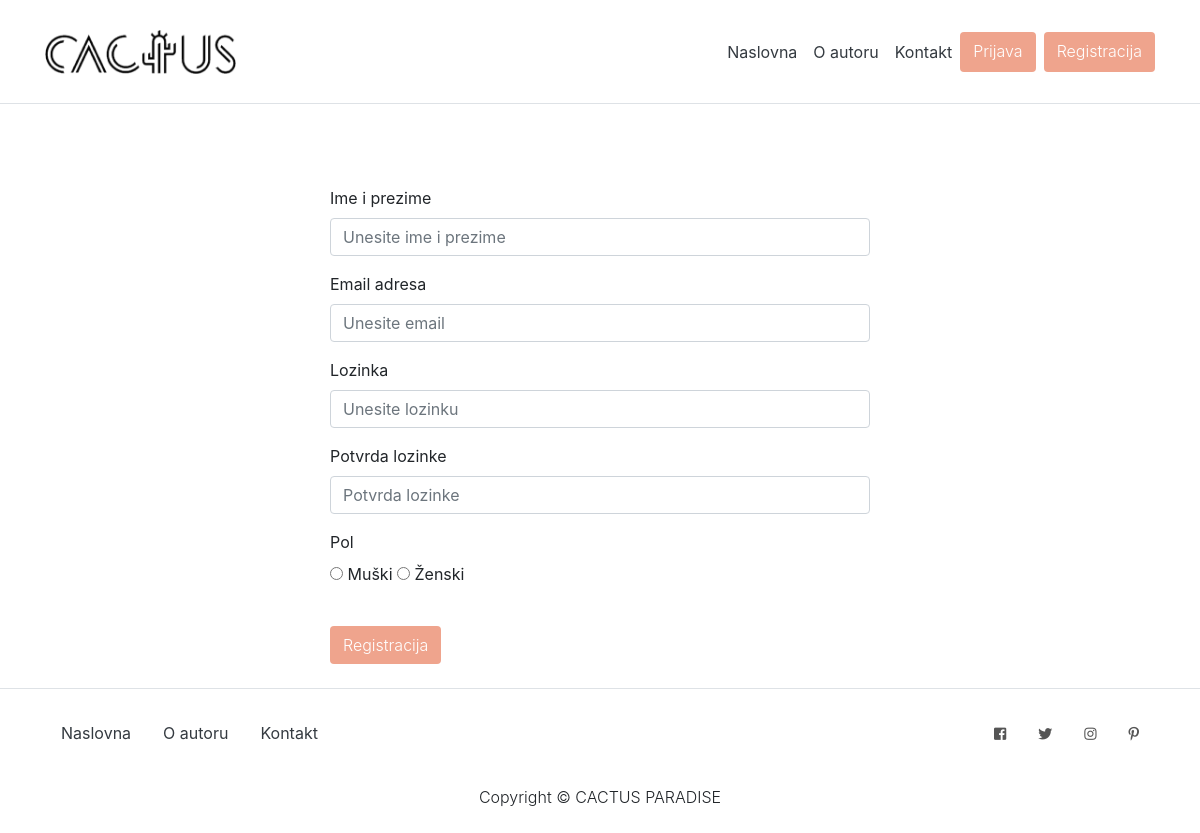
The app's page /index.php?page=register with its own data.
### tables this page shows
CREATE TABLE `menu` (
  `menuID` int(11) NOT NULL,
  `name` varchar(50) NOT NULL
);

CREATE TABLE `gender` (
  `genderID` int(11) NOT NULL,
  `gender` varchar(10) NOT NULL
);

CREATE TABLE `socialnetwork` (
  `socialNetworkID` int(11) NOT NULL,
  `href` varchar(50) NOT NULL,
  `icon` varchar(50) NOT NULL
);

### modules/functions.php (called while the page is built, shortened)
<?php
function getAllFromTable($table, $conn) {
	$sql = "SELECT * FROM $table;";
	$stmt = $conn->prepare($sql);
	$stmt->execute();
	return $stmt->fetchAll();
}
function userLoggedIn() {
	return (isset($_SESSION['user'])  && $_SESSION['user']->role === 'User') ? true : false;
}

### views/pages/register.php (the view, shortened to what this page needs)
<?php
$genders = getAllFromTable('gender', $conn);
?>
<div class="container mt-4">
 <div class="row">
   <div class="col-lg-6 offset-lg-3 mt-5">
    <div class="form-group">
      <label for="exampleInputEmail1">Ime i prezime</label>
      <input type="text" class="form-control" id="name" aria-describedby="emailHelp" placeholder="Unesite ime i prezime" />
    </div>
    <div class="form-group">
      <label for="exampleInputEmail1">Email adresa</label>
      <input type="email" class="form-control" id="email" aria-describedby="emailHelp" placeholder="Unesite email" />
    </div>
    <div class="form-group">
      <label for="exampleInputEmail1">Lozinka</label>
      <input type="password" class="form-control" id="password" aria-describedby="emailHelp" placeholder="Unesite lozinku">
    </div>
    <div class="form-group">
      <label for="exampleInputPassword1">Potvrda lozinke</label>
      <input type="password" class="form-control" id="confPass" placeholder="Potvrda lozinke">
    </div>
    <div class="form-group">
      <label>Pol</label> <br>
      <?php foreach ($genders as $gender) : ?>
        <input type="radio" id="gender" name="gender" value=" <?= $gender->genderID ?>"> <?= $gender->gender ?>
      <?php endforeach;?>
    </div>
    <button id="registerBtn" class="btn btn-pink text-white my-4   font-weight-light">Registracija</button>
  </div>
</div>
</div>

### views/fixed/nav.php (shortened to what this page needs)
<?php
	$links = getAllFromTable('menu', $conn);
?>
<nav class="navbar navbar-expand-lg navbar-dark bg-white border-bottom fixed-top py-4">
  <div class="container">
   <a class="navbar-brand" href="index.php?page=naslovna"><img src="assets/img/cactuss.png" alt="Paradise logo" class="logo"></a>
    <div class="collapse navbar-collapse" id="nav">
      <ul class="navbar-nav ml-auto">
       <?php foreach($links as $link) : ?>
       		<li class="nav-item">
          		<a class="nav-link text-dark " href="index.php?page=<?= strtolower($link->name)?>"><?= $link->name ?></a>
        	</li>
       <?php endforeach; ?>
    <?php if (!userLoggedIn()) : ?>
          <a href="index.php?page=login" class="btn btn-pink mr-2 text-white font-weight-light">Prijava</a>
          <a href="index.php?page=register" class="btn btn-pink text-white font-weight-light">Registracija</a>
        <?php else : ?>
          <a href="modules/logout.php" class="btn btn-pink text-white font-weight-light">Odjava</a>
    <?php endif; ?>
      </ul>
    </div>
  </div>
</nav>

### views/fixed/footer.php (shortened to what this page needs)
<?php
$socials = getAllFromTable('socialnetwork', $conn);
?>
<footer class="py-4 bg-white border-top  <?= ($page === 'login') ? 'fixed-bottom' : '' ?>">
	<div class="container">
		<div class="d-flex justify-content-end mb-3">
			<div class="d-flex mr-auto mb-3">
				<ul  class="nav">
					<?php foreach($links as $link) : ?>
						<li class="nav-item nav-size">
							<a class="nav-link text-dark" href="index.php?page=<?= strtolower($link->name)?>"><?= $link->name ?></a>
						</li>
					<?php endforeach; ?>
				</ul>
			</div>
			<?php foreach ($socials as $social) : ?>
				<div class="mx-2 p-2 bd-highlight">
					<a href="<?= $social->href ?>" class="hover-icon"><i class="<?= $social->icon ?> fa-sm"></i> </a>
				</div>
			<?php endforeach; ?>
		</div>
		<p class="m-0 text-center text-black font-weight-light">Copyright &copy; CACTUS PARADISE</p>
	</div>
</footer>
</body>
</html>

### assets/css/style.css (style rules this page uses)
body { padding-top: 54px; }
@media (min-width: 992px) { body { padding-top: 56px; } }
.btn-pink { background: #efa48d !important; }
.hover-icon { color: #555 !important; }

### assets/css/style2.css (style rules this page uses)
body { padding-top: 54px; }
@media (min-width: 992px) { body { padding-top: 56px; } }

### assets/css/post.css (style rules this page uses)
body { padding-top: 54px; }
@media (min-width: 992px) { body { padding-top: 56px; } }

### assets/css/custom.css (style rules this page uses)
li.nav-size { font-size: 16px; }
.logo { height: 45px; width: auto; float: left; }

### records on screen
menu: name "Naslovna"
menu: name "O autoru"
menu: name "Kontakt"
gender: gender "Muški"
gender: gender "Ženski"
